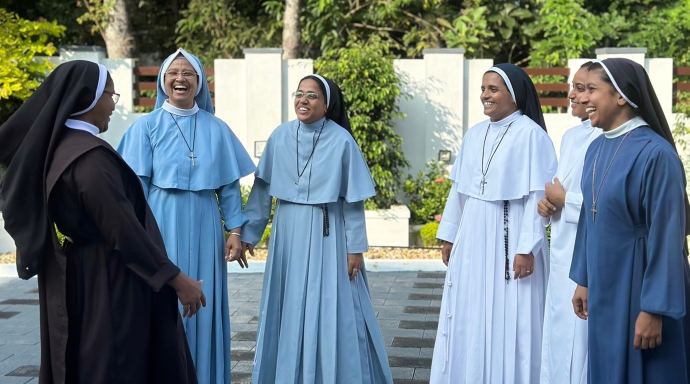
#> input picture assets/images/ALLEPPEY.jpg, 1379 x 767 px, found by its file name (shown at 1/2 size); its folder holds 4 pictures in this run
$ python optimize_images.py
#> lines starting #> are read from the running program, lines starting #| are printed output that depends on the picture
import os
from PIL import Image

def optimize_images():
    base_dir = r"c:\Users\ACER\OneDrive\Documents\Denahalaya latest\Denahalaya1\Denahalaya"
    img_dir = os.path.join(base_dir, "assets", "images")

    # Categories and Targets
    # Profiles: 300px
    # Gallery: 800px
    # Background/Hero: 1200px

    profile_keywords = ["Abraham", "Andrews", "Cheriyan", "Varghese", "Scaria", "Siju", "Jiya", "Tijo", "Thomas", "Anish", "Linta", "nirmala"]
    bg_keywords = ["slider", "building", "ALLEPPEY", "background"]
    gallery_keywords = ["img", "classroom", "Gallery"]

    for filename in os.listdir(img_dir):
        if filename.lower().endswith((".jpg", ".jpeg", ".png")):
            filepath = os.path.join(img_dir, filename)

            try:
                with Image.open(filepath) as img:
#> img is the input picture: PIL image 1379x767 RGB; mean R, G, B 107.8, 122.9, 126.2
                    orig_width, orig_height = img.size
#> orig_width = 1379; orig_height = 767

                    # Determine target width
                    target_width = 800 # Default for gallery/others
                    if any(kw.lower() in filename.lower() for kw in profile_keywords):
                        target_width = 300
                    elif any(kw.lower() in filename.lower() for kw in bg_keywords):
                        target_width = 1200

                    # Resize if original is larger
                    if orig_width > target_width:
                        ratio = target_width / float(orig_width)
#> ratio = 0.87
                        target_height = int(float(orig_height) * float(ratio))
#> target_height = 667
                        img = img.resize((target_width, target_height), Image.Resampling.LANCZOS)
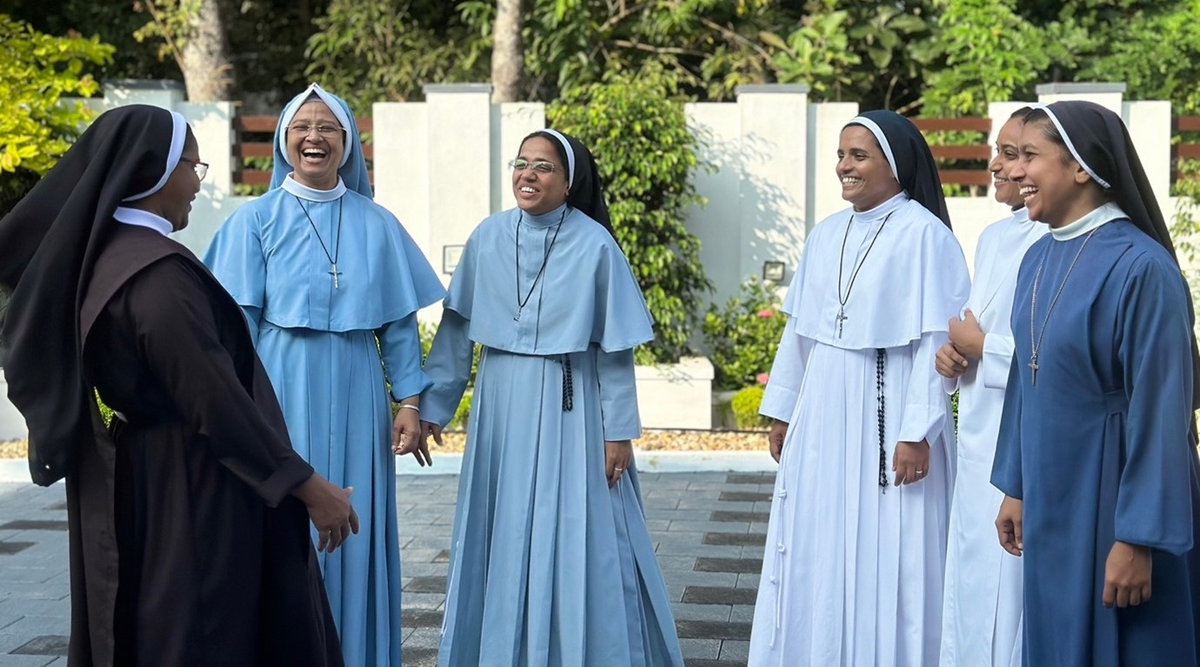
#> img: PIL image 1200x667 RGB; mean R, G, B 107.8, 122.9, 126.2
                        print(f"Resized {filename} to {target_width}px width")
                    else:
                        print(f"Kept original width for {filename} ({orig_width}px)")

                    # Convert to WebP
                    webp_filename = os.path.splitext(filename)[0] + ".webp"
                    webp_path = os.path.join(img_dir, webp_filename)

                    # Save with quality=80
                    img.save(webp_path, "WEBP", quality=80)

                    # Quality Check (Safe Size)
                    size_kb = os.path.getsize(webp_path) / 1024
                    if size_kb < 50 and os.path.getsize(filepath) / 1024 > 60:
                        # Re-save with higher quality if too small
                        img.save(webp_path, "WEBP", quality=90)
                        print(f"Converted {filename} -> {webp_filename} (High Quality fallback, {os.path.getsize(webp_path)/1024:.1f}KB)")
                    else:
                        print(f"Converted {filename} -> {webp_filename} ({size_kb:.1f}KB)")

            except Exception as e:
                print(f"Error processing {filename}: {e}")

if __name__ == "__main__":
    optimize_images()
